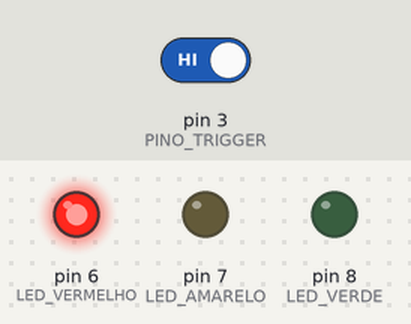
The sketch below on a simulated Arduino Uno, built with avr-gcc and run on an emulated ATmega328P. Parts: output pins drawn as LEDs (lit = HIGH). The test bench sets the inputs (shaded band); at power-on: pin 3 (PINO_TRIGGER) HIGH. No radio packets arrive unless stated; pins used as bus, display or sensor lines are not drawn.

Above: at 1.7 s.
1.8 s: pin 3 (PINO_TRIGGER) driven LOW
At 2.3 s:
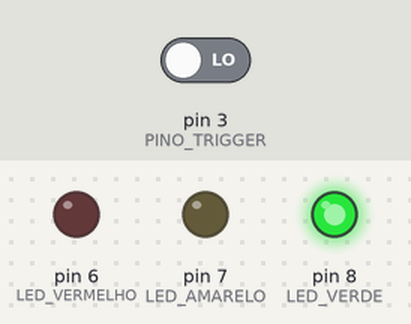
3.3 s: pin 3 (PINO_TRIGGER) driven HIGH
At 4.7 s:
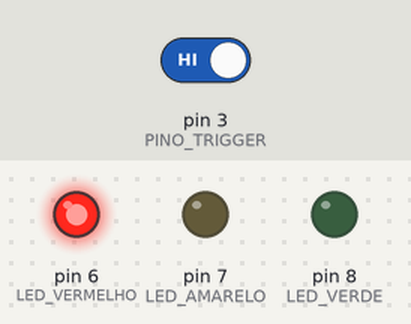
Timing chart, 0 to 6.3 s (numbered marks = the images above; inputs shaded):
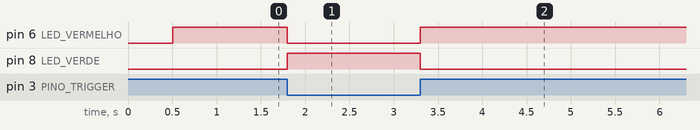

Measured:
- after the input at 1.8 s, pin 6 (LED_VERMELHO): HIGH → LOW at once; pin 8 (LED_VERDE): LOW → HIGH at once
- after the input at 3.3 s, pin 6 (LED_VERMELHO): LOW → HIGH at once; pin 8 (LED_VERDE): HIGH → LOW at once

The sketch:

CP7.ino
```cpp
// Bibliotecas NRF24
#include <avr/pgmspace.h>
#include <RF24Network.h>
#include <RF24.h>
#include <SPI.h>

//---------------------------------DEFINIÇÕES----------------------------------------------
// Serial
#define BAUDRATE 9600

// Pino de leitura do sensor IR
#define PINO_TRIGGER 3

// LEDs
#define LED_VERDE 8
#define LED_VERMELHO 6
#define LED_AMARELO 7

// Pinos do nRF24L01 - UNO
#define PINO_CE 9
#define PINO_CS 10

// Parâmetros de operação do nRF24L01
#define DATA_RATE RF24_250KBPS
#define POWER_AMPLIFICATION RF24_PA_MAX
#define CANAL 70
#define CRC_SIZE RF24_CRC_16
#define RETRY_DELAY 15
#define RETRY_COUNT 15

// Endereços da Rede sem Fio
#define MESTRE 00
#define HUB1 01
#define HUB2 02
#define CP0 011
#define CP1 021
#define CP2 031
#define CP3 041
#define CP4 051
#define CP5 012
#define CP6 022
#define CP7 032
#define CP8 042
#define CP9 052

//---------------------------------CONFIGURAÇÃO DO NÓ--------------------------------------
// Variáveis da Rede
uint16_t this_node = CP7; // Endereço deste Nó
uint16_t to_p = MESTRE;   // Endereço para envio da mensagem de passagem
uint16_t to_c = HUB2;     // Endereço para envio da mensagem de checagem

//--------------------------------VARIÁVEIS GLOBAIS----------------------------------------
// Vetor de Endereços
const uint16_t node_address_set[13] = {MESTRE, HUB1, HUB2, CP0, CP1, CP2, CP3, CP4, CP5, CP6, CP7, CP8, CP9};

// Instância do Wireless
RF24 radio(PINO_CE, PINO_CS);
RF24Network network(radio);

// Variáveis do Sensor IR
int sensorTriggered = 0; // Indica disparo do sensor
int tries = 0;

// Subrotina de enviar mensagem de Passagem
bool sendPMessage(uint16_t to)
{
  RF24NetworkHeader header(/*para o nó*/ to, /*tipo de mensagem*/ 'P' /*Passagem*/);
  bool p = true;
  // Serial.println(p); //Depuração
  return network.write(header, &p, sizeof(p));
}

// Subrotina de enviar mensagem de Checagem
bool sendSMessage(uint16_t to)
{
  RF24NetworkHeader header(/*para o nó*/ to, /*tipo de mensagem*/ 'S' /*Status*/);
  bool c = true;
  // Serial.println(c); //Depuração
  return network.write(header, &c, sizeof(c));
}

// Subrotina de recepção de mensagem
void InformStatus(RF24NetworkHeader &header)
{
  // char message[DATA_SIZE];
  bool message;

  network.read(header, &message, sizeof(message));
  uint16_t from = header.from_node;

  if (message)
  {
    sendSMessage(to_c);
  }
}

void sensorINT()
{

  // Sensor Infravermelho
  int sensor = digitalRead(PINO_TRIGGER);

  // LEDs
  if (sensor == 0)
  {
    sensorTriggered = 1;
  }

  else
  {
    sensorTriggered = 0;
  }

  return;
}

void setup()
{
  // Inicialização dos LEDs
  pinMode(LED_VERDE, OUTPUT);
  digitalWrite(LED_VERDE, LOW);
  pinMode(LED_AMARELO, OUTPUT);
  digitalWrite(LED_AMARELO, LOW);
  pinMode(LED_VERMELHO, OUTPUT);
  digitalWrite(LED_VERMELHO, LOW);

  // Inicialização do Rádio e da Rede
  SPI.begin();
  radio.begin();
  radio.setDataRate(DATA_RATE);
  radio.setPALevel(POWER_AMPLIFICATION);
  radio.setRetries(RETRY_DELAY, RETRY_COUNT);
  radio.setCRCLength(CRC_SIZE);
  network.begin(/*channel*/ CANAL, /*node address*/ this_node);

  attachInterrupt(digitalPinToInterrupt(3), sensorINT, CHANGE);

  // Inicialização do Serial
  // Serial.begin(BAUDRATE);
  delay(500);
}

void loop()
{
  Serial.println(sensorTriggered);

  // Atualiza a Rede
  network.update();
  while (network.available())
  {
    RF24NetworkHeader header;
    network.peek(header);
    switch (header.type)
    {
    case 'C':
      InformStatus(header);
      break;
    default:
      // Serial.println("*** ATENÇÃO *** Tipo de Mensagem Desconhecido");
      network.read(header, 0, 0);
      break;
    };
  }

  if (sensorTriggered)
  {
    digitalWrite(LED_VERDE, HIGH);
    digitalWrite(LED_VERMELHO, LOW);

    // Enviando mensagem ao Mestre
    // for (int i = 0; i <= 10; i++) //Serial.println("Teste");
    while ((!sendPMessage(to_p)) && (tries <= 15))
    {
      delay(10);
      tries++;
    }
    tries = 0;
  }

  else
  {
    digitalWrite(LED_VERDE, LOW);
    digitalWrite(LED_VERMELHO, HIGH);
  }
}
```
